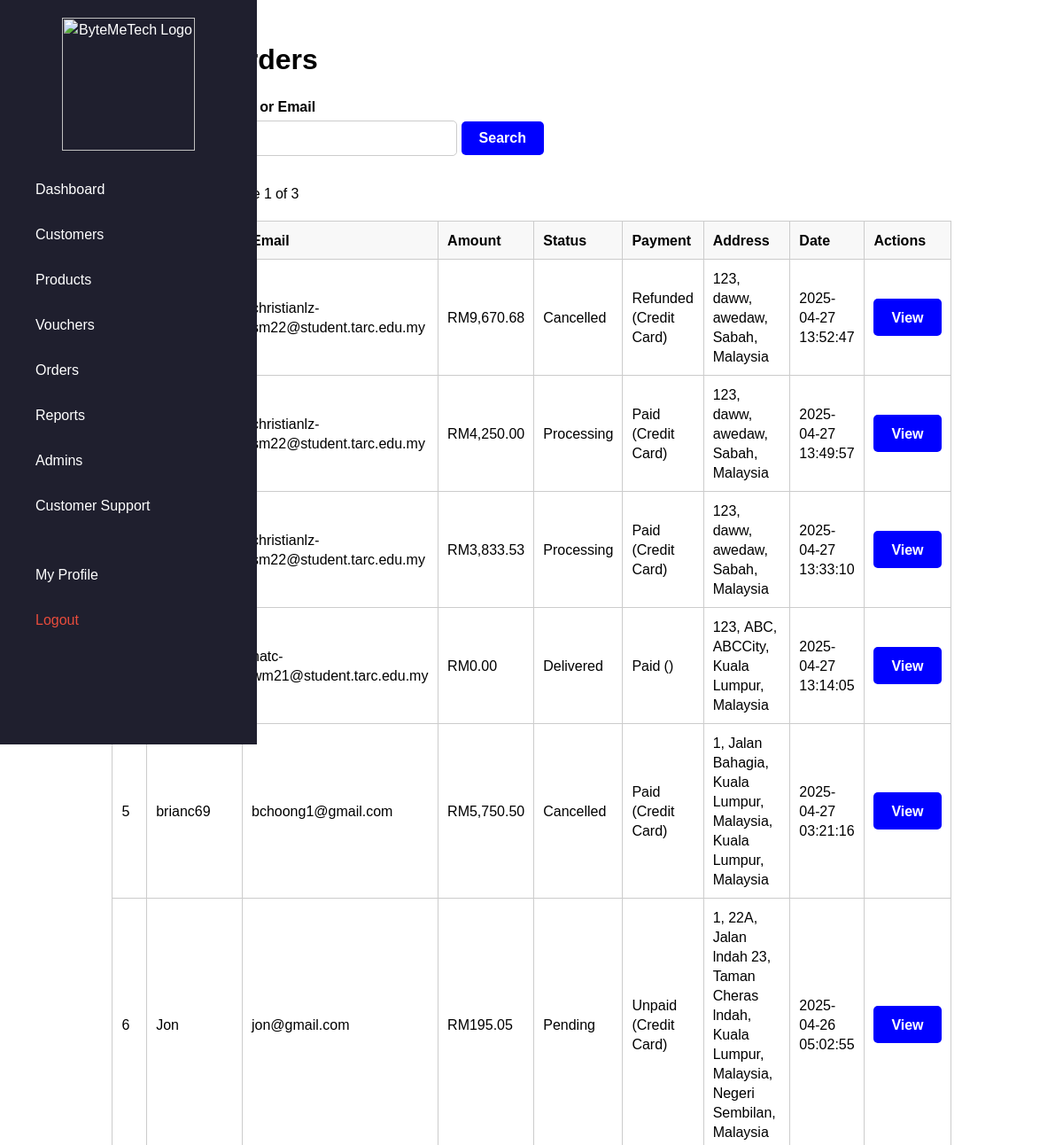
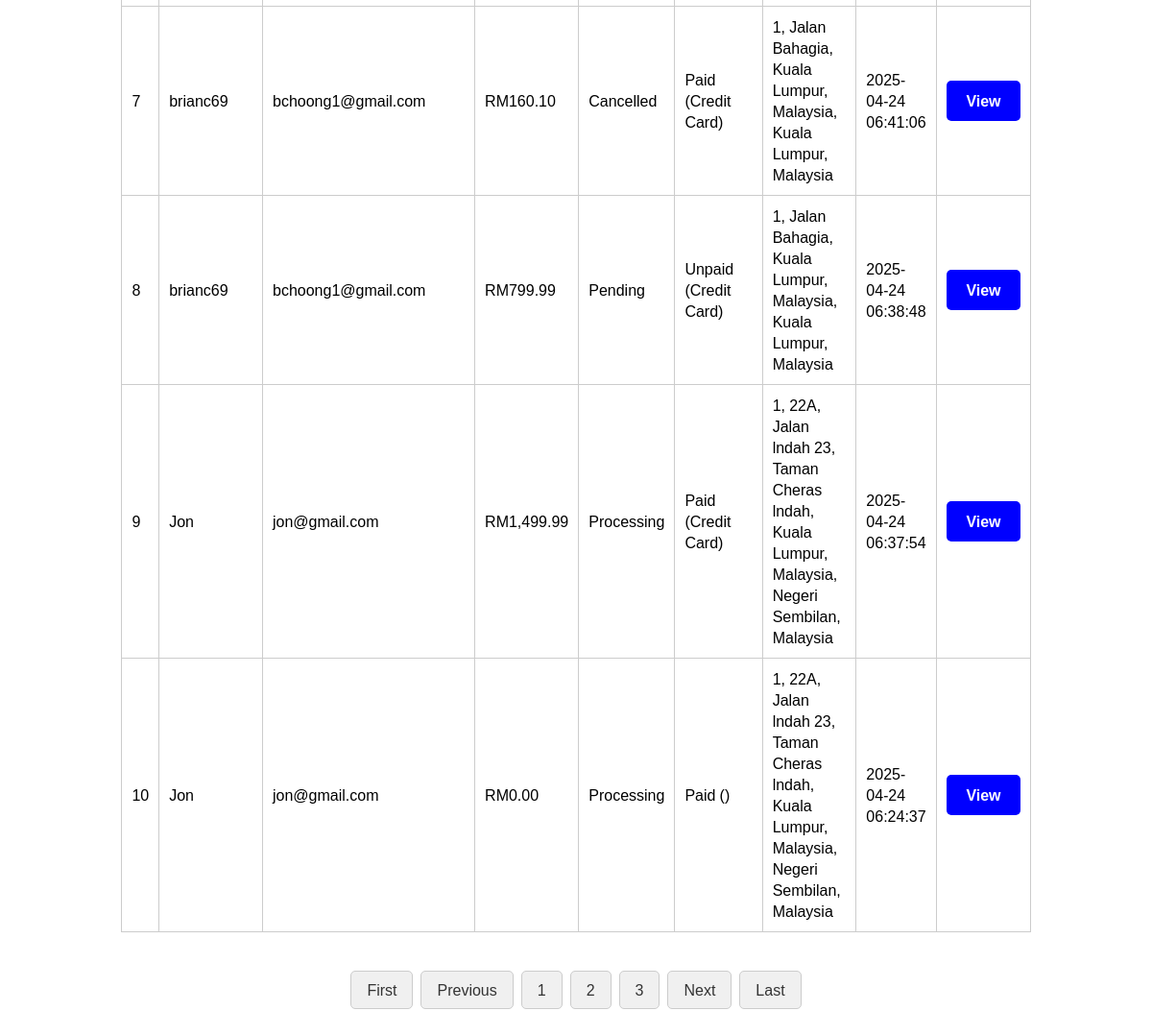
Page /page/orders-manage.php (signed in) on the committed database (2 pictures, top to bottom).
### tables this page shows
CREATE TABLE `orders` (
  `ORDER_ID` int(11) NOT NULL,
  `UID` int(11) NOT NULL,
  `TOTAL_AMOUNT` decimal(10,2) NOT NULL,
  `STATUS` enum('Pending','Processing','Shipped','Delivered','Cancelled','Refunded') DEFAULT 'Pending',
  `PAYMENT_METHOD` enum('Credit Card','PayPal','Bank Transfer','Cash on Delivery') NOT NULL,
  `PAYMENT_STATUS` enum('Paid','Unpaid','Refunded') DEFAULT 'Unpaid',
  `BILLING_ADDRESS_ID` int(11) NOT NULL,
  `SHIPPING_ADDRESS_ID` int(11) NOT NULL,
  `CREATED_AT` timestamp NOT NULL DEFAULT current_timestamp(),
  `UPDATED_AT` timestamp NOT NULL DEFAULT current_timestamp() ON UPDATE current_timestamp()
);

CREATE TABLE `users` (
  `UID` int(11) NOT NULL,
  `USERNAME` varchar(50) NOT NULL,
  `FIRSTNAME` varchar(255) DEFAULT NULL,
  `LASTNAME` varchar(255) DEFAULT NULL,
  `GENDER` varchar(255) DEFAULT NULL,
  `EMAIL` varchar(255) DEFAULT NULL,
  `BIRTHDATE` date DEFAULT NULL,
  `PASSWORD` varchar(255) NOT NULL,
  `CREATED` datetime DEFAULT current_timestamp(),
  `LAST_LOGGEDIN` datetime DEFAULT NULL,
  `VERIFIED` tinyint(1) DEFAULT 0,
  `REMEMBER_ME_TOKEN` varchar(255) DEFAULT NULL,
  `PROFILE_PICTURE` varchar(255) DEFAULT '../images/default-profile.png'
);

### page/orders-manage.php (the view, shortened to what this page needs)
<?php
require_once "../includes/base.php";
require_once "../includes/config.php";
require_once "../lib/SimplePager.php";
$page = req("page", 1);
$search = req("search", "");
$sort = req("sort", "CREATED_AT");
$dir = req("dir", "desc");
$where = "";
$params = [];
$query = "
    SELECT o.*, u.USERNAME, u.EMAIL,
           CONCAT(s.UNIT_NUMBER, ', ', s.STREET, ', ', s.CITY, ', ', st.STATE_NAME, ', ', c.COUNTRY_NAME) AS shipping_address
    FROM orders o
    JOIN users u ON o.UID = u.UID
    JOIN Address s ON o.SHIPPING_ADDRESS_ID = s.ADDID
    JOIN States st ON s.STATE_ID = st.STATE_ID
    JOIN Countries c ON s.COUNTRY_ID = c.COUNTRY_ID
    $where
    ORDER BY $sort $dir
";
$pager = new SimplePager($pdo, $query, $params, 10, $page);
$orders = $pager->result;
include "../includes/headers.php";
?>
<!DOCTYPE html>
<html lang="en">
<head>
</head>
<body class="bg-light">
<?php include "../includes/sidebar.php"; ?>
<div class="container">
    <h1>Manage Orders</h1>
    <form method="get" class="login-form">
        <label for="search">Search by Username or Email</label>
        <?= html_text("search", 'placeholder="Search..."') ?>
        <button type="submit" class="btn btn-blue">Search</button>
    </form>
    <p><?= $pager->count ?> of <?= $pager->item_count ?> order(s) | Page <?= $pager->page ?> of <?= $pager->page_count ?></p>
    <table>
        <thead>
            <tr>
                <th>#</th>
                <th class="sortable"><a href="?<?= http_build_query(["sort" => "USERNAME", "dir" => ($sort === "USERNAME" && $dir === "asc" ? "desc" : "asc"), "search" => $search]) ?>">User</a></th>
                <th class="sortable"><a href="?<?= http_build_query(["sort" => "EMAIL", "dir" => ($sort === "EMAIL" && $dir === "asc" ? "desc" : "asc"), "search" => $search]) ?>">Email</a></th>
                <th class="sortable"><a href="?<?= http_build_query(["sort" => "TOTAL_AMOUNT", "dir" => ($sort === "TOTAL_AMOUNT" && $dir === "asc" ? "desc" : "asc"), "search" => $search]) ?>">Amount</a></th>
                <th class="sortable"><a href="?<?= http_build_query(["sort" => "STATUS", "dir" => ($sort === "STATUS" && $dir === "asc" ? "desc" : "asc"), "search" => $search]) ?>">Status</a></th>
                <th class="sortable"><a href="?<?= http_build_query(["sort" => "PAYMENT_STATUS", "dir" => ($sort === "PAYMENT_STATUS" && $dir === "asc" ? "desc" : "asc"), "search" => $search]) ?>">Payment</a></th>
                <th>Address</th>
                <th class="sortable"><a href="?<?= http_build_query(["sort" => "CREATED_AT", "dir" => ($sort === "CREATED_AT" && $dir === "asc" ? "desc" : "asc"), "search" => $search]) ?>">Date</a></th>
                <th>Actions</th>
            </tr>
        </thead>
        <tbody>
        <?php foreach ($orders as $i => $o): ?>
            <tr>
                <td><?= ($pager->limit * ($pager->page - 1)) + $i + 1 ?></td>
                <td><?= htmlspecialchars($o["USERNAME"]) ?></td>
                <td><?= htmlspecialchars($o["EMAIL"]) ?></td>
                <td>RM<?= number_format($o["TOTAL_AMOUNT"], 2) ?></td>
                <td><?= $o["STATUS"] ?></td>
                <td><?= $o["PAYMENT_STATUS"] ?> (<?= $o["PAYMENT_METHOD"] ?>)</td>
                <td><?= htmlspecialchars($o["shipping_address"]) ?></td>
                <td><?= $o["CREATED_AT"] ?></td>
                <td><a href="view-order.php?id=<?= $o['ORDER_ID'] ?>" class="btn btn-blue">View</a></td>
            </tr>
        <?php endforeach; ?>
        </tbody>
    </table>
    <div class="pagination">
    </div>
</div>
</body>
</html>

### css/style.css (style rules this page uses)
body { font-family: "Noto Sans Georgian", sans-serif; }
.container { width: 80%; max-width: 1200px; margin: auto; padding: 15px; }
.btn { display: inline-block; padding: 10px 20px; border: none; cursor: pointer; text-decoration: none; font-size: 16px; border-radius: 5px; font-weight: bold; }
.btn-blue { background-color: blue; color: white; }
.login-form label { display: block; text-align: left; font-weight: bold; margin: 5px; }
th a { text-decoration: none; }

### page/orders-manage.php (style rules this page uses)
table { width: 100%; border-collapse: collapse; margin-top: 20px; }
table th, table td { border: 1px solid #ccc; padding: 10px; text-align: left; }
table th { background-color: #f8f8f8; }
th.sortable a { color: inherit; text-decoration: none; }

### rows in the picture
orders: ORDER_ID "3", UID.EMAIL "christianlz-sm22@student.tarc.edu.my", TOTAL_AMOUNT "9,670.68", STATUS "Cancelled", PAYMENT_STATUS "Refunded", PAYMENT_METHOD "Credit Card", shipping_address "123, daww, awedaw, Sabah, Malaysia", CREATED_AT "2025-04-27 13:52:47"
orders: UID.EMAIL "christianlz-sm22@student.tarc.edu.my", TOTAL_AMOUNT "4,250.00", STATUS "Processing", PAYMENT_STATUS "Paid", PAYMENT_METHOD "Credit Card", shipping_address "123, daww, awedaw, Sabah, Malaysia", CREATED_AT "2025-04-27 13:49:57"
orders: UID.EMAIL "christianlz-sm22@student.tarc.edu.my", TOTAL_AMOUNT "3,833.53", STATUS "Processing", PAYMENT_STATUS "Paid", PAYMENT_METHOD "Credit Card", shipping_address "123, daww, awedaw, Sabah, Malaysia", CREATED_AT "2025-04-27 13:33:10"
orders: UID.EMAIL "natc-wm21@student.tarc.edu.my", TOTAL_AMOUNT "0.00", STATUS "Delivered", PAYMENT_STATUS "Paid", shipping_address "123, ABC, ABCCity, Kuala Lumpur, Malaysia", CREATED_AT "2025-04-27 13:14:05"
orders: page "5", UID.USERNAME "brianc69", UID.EMAIL "bchoong1@gmail.com", TOTAL_AMOUNT "5,750.50", STATUS "Cancelled", PAYMENT_STATUS "Paid", PAYMENT_METHOD "Credit Card", shipping_address "1, Jalan Bahagia, Kuala Lumpur, Malaysia, Kuala Lumpur, Malaysia", CREATED_AT "2025-04-27 03:21:16"
orders: page "6", UID.USERNAME "Jon", UID.EMAIL "jon@gmail.com", TOTAL_AMOUNT "195.05", STATUS "Pending", PAYMENT_STATUS "Unpaid", PAYMENT_METHOD "Credit Card", shipping_address "1, 22A, Jalan lndah 23, Taman Cheras lndah, Kuala Lumpur, Malaysia, Negeri Sembilan, Malaysia", CREATED_AT "2025-04-26 05:02:55"
orders: page "7", UID.USERNAME "brianc69", UID.EMAIL "bchoong1@gmail.com", TOTAL_AMOUNT "160.10", STATUS "Cancelled", PAYMENT_STATUS "Paid", PAYMENT_METHOD "Credit Card", shipping_address "1, Jalan Bahagia, Kuala Lumpur, Malaysia, Kuala Lumpur, Malaysia", CREATED_AT "2025-04-24 06:41:06"
orders: page "8", UID.USERNAME "brianc69", UID.EMAIL "bchoong1@gmail.com", TOTAL_AMOUNT "799.99", STATUS "Pending", PAYMENT_STATUS "Unpaid", PAYMENT_METHOD "Credit Card", shipping_address "1, Jalan Bahagia, Kuala Lumpur, Malaysia, Kuala Lumpur, Malaysia", CREATED_AT "2025-04-24 06:38:48"
orders: page "9", UID.USERNAME "Jon", UID.EMAIL "jon@gmail.com", TOTAL_AMOUNT "1,499.99", STATUS "Processing", PAYMENT_STATUS "Paid", PAYMENT_METHOD "Credit Card", shipping_address "1, 22A, Jalan lndah 23, Taman Cheras lndah, Kuala Lumpur, Malaysia, Negeri Sembilan, Malaysia", CREATED_AT "2025-04-24 06:37:54"
orders: page "10", UID.USERNAME "Jon", UID.EMAIL "jon@gmail.com", TOTAL_AMOUNT "0.00", STATUS "Processing", PAYMENT_STATUS "Paid", shipping_address "1, 22A, Jalan lndah 23, Taman Cheras lndah, Kuala Lumpur, Malaysia, Negeri Sembilan, Malaysia", CREATED_AT "2025-04-24 06:24:37"

### other values in the picture
$pager->page "1"
